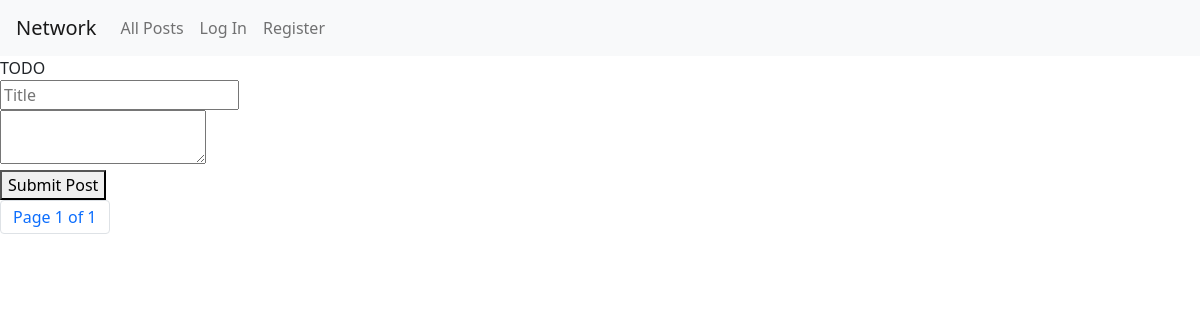
Before: / with the older database file.
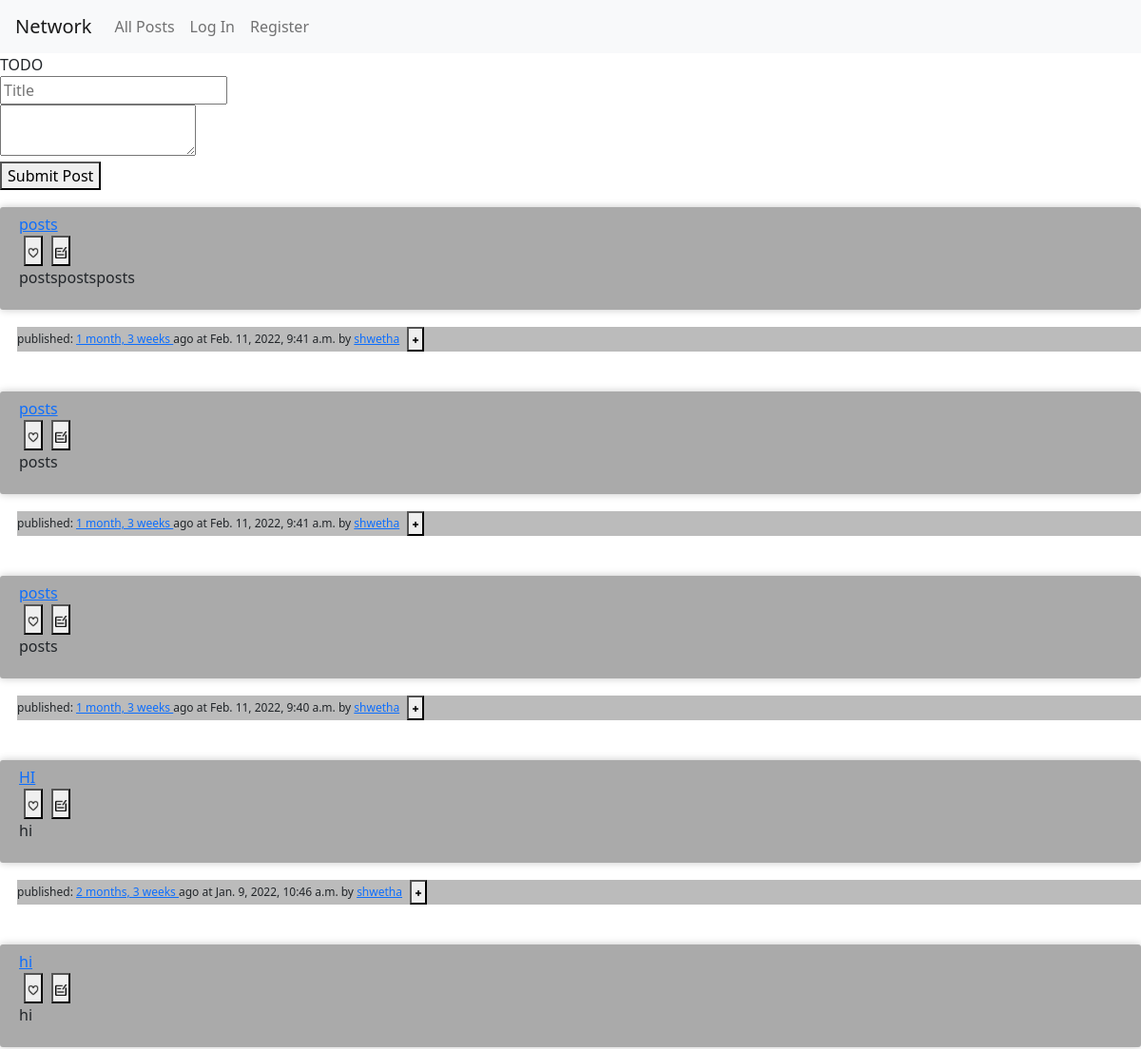
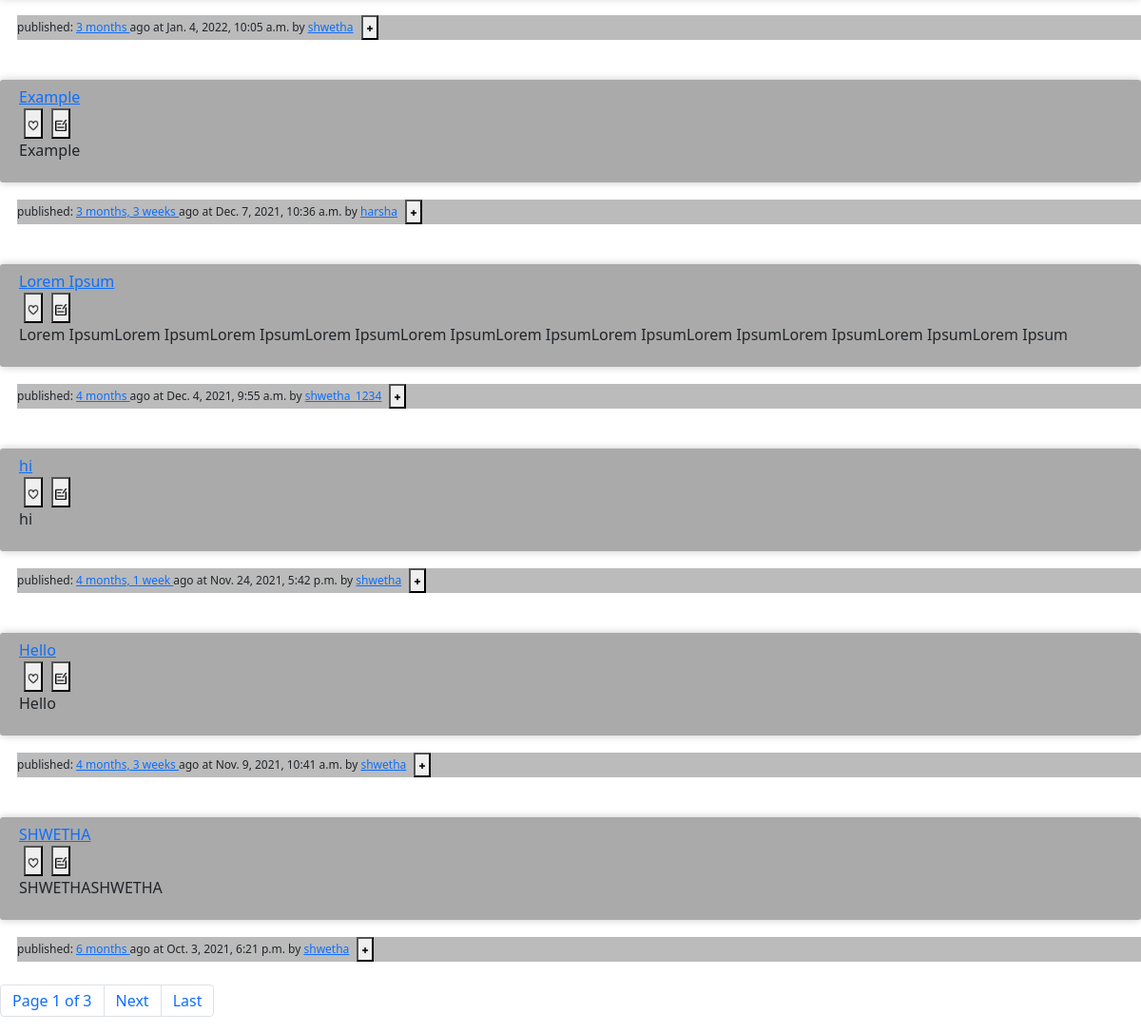
After: the same page with the newer database file (2 pictures, top to bottom).
### network/models.py (models this page shows)
class Post(models.Model):
    user_id = models.ForeignKey(User, on_delete=models.CASCADE)
    post_timestamp = models.DateTimeField(default=timezone.now)
    post_title = models.CharField(max_length=100)
    post_text = models.CharField(max_length=1000)

class User(AbstractUser):
    pass

### network/views.py (the view)
# urls.py: path("", PostListView.as_view(), name="index"),
class PostListView(ListView):
    model = Post
    template_name = 'network/index.html'  # <app>/<model>_<viewtype>.html
    context_object_name = 'posts'
    ordering = ['-post_timestamp']
    paginate_by = 10

### network/templates/network/index.html (shortened to what this page needs)
{% extends "network/layout.html" %}
{% block body %}
    TODO
    <div>
        <input type="text" id="new_title" name="new_title" maxlength="100" placeholder="Title"/>
        <br/>
        <textarea id="new_post" name="new_post" maxlength="2000" placeholder="Please write...">
        </textarea>
        <br/>
        <button onclick="submit_post()"> Submit Post </button>
    {% for post in page_obj %}
    {% include "./display_post.html" %}
    <br/>
    {% endfor %}
    <div class="pagination">
        <span class="step-links">
<nav aria-label="Page navigation example">
    <ul class="pagination">
            <li class="page-item"><a class="page-link" href="#">Page {{ page_obj.number }} of {{ page_obj.paginator.num_pages }}</a></li>
            {% if page_obj.has_next %}
            <li class="page-item"><a class="page-link" href="?page={{ page_obj.next_page_number }}">Next</a></li>
            <li class="page-item"><a class="page-link" href="?page={{ page_obj.paginator.num_pages }}">Last</a></li>
            {% endif %}
     </ul>
</nav>
 {% endblock %}

### network/templates/network/layout.html (shortened to what this page needs)
{% load static tailwind_tags %}
<!DOCTYPE html>
<html lang="en">
<head>
        <link rel="stylesheet" href="https://stackpath.bootstrapcdn.com/bootstrap/4.4.1/css/bootstrap.min.css">
        <link href="{% static 'network/styles.css' %}" rel="stylesheet">
        <link href="https://cdn.jsdelivr.net/npm/bootstrap@5.0.2/dist/css/bootstrap.min.css" rel="stylesheet">
    </head>
   <body class="bg-green-50">
       <nav class="navbar navbar-expand-lg navbar-light bg-light">
            <a class="navbar-brand" href="#">Network</a>
            <div>
              <ul class="navbar-nav mr-auto">
                <li class="nav-item">
                  <a class="nav-link" href="{% url 'index' %}">All Posts</a>
                </li>
                {% if user.is_authenticated %}
                    <li class="nav-item">
                        <a class="nav-link" href="/u/{{ profile_user.id}}/follows_posts">Following</a>
                    </li>
                    <li class="nav-item">
                        <a class="nav-link" href="{% url 'logout' %}">Log Out</a>
                    </li>
                {% else %}
                    <li class="nav-item">
                        <a class="nav-link" href="{% url 'login' %}">Log In</a>
                    </li>
                    <li class="nav-item">
                        <a class="nav-link" href="{% url 'register' %}">Register</a>
                    </li>
                {% endif %}
              </ul>
            </div>
          </nav>
        <div class="body">
            {% block body %}
            {% endblock %}
        </div>
    </body>
</html>

### network/templates/network/display_post.html (shortened to what this page needs)
{% load static %}
<div id="post_{{post.pk}}" style="transition:all 1s ease" class="post">
    <div id="post_title_id_{{post.pk}}" class="post-title">
        <a href="/post/{{ post.pk }}">{{ post.post_title }}</a>
    </div>
    <button onclick="like_post({{ post.pk }})" style="margin-left:5px;padding:2px">
        {% if user_liked_posts and post.pk in user_liked_posts %}
            <img id="like_{{post.pk}}" src="{% static 'images/liked_button.png' %}" width="12px" height="12px">
        {% else %}
            <img id="like_{{post.pk}}" src="{% static 'images/like_button.png' %}" width="12px" height="12px">
        {% endif %}
    </button>
    <button onclick="edit_post({{ post.pk }})" id="editpost" class="iconbutton" style="margin-left:5px;padding:2px; display: inline;">
        <img src="{% static 'images/edit_post.png' %}" width="12px" height="12px">
    </button>
    <div id="post_txt_{{post.pk}}" style="max-height:100px;overflow:hidden">
        <p class="post-format">{{ post.post_text|safe }}</p>
    </div>
</div>
<div class="post-username">
    published: <a href="/post/{{ post.pk }}">{{ post.post_timestamp | timesince}} </a> ago at {{post.post_timestamp}} by <a href="../u/{{ post.user_id.id }}">{{ post.user_id.username }}</a>
 {% if user_profile and post.user_id.id == user_profile.user_id.id %}
 That's you!
{% else %}
<button class="iconbutton" onclick="follow_user({{ post.user_id.id }})" style="margin-left:5px;padding:2px">
{% if user_followers and post.user_id.id in user_followers %}
 <img class="imagePath" id="useradd_{{ post.user_id.id }}" src="{% static 'images/follows.png' %}" width="10px" height="10px">
{% else %}
 <img class="imagePath" id="useradd_{{ post.user_id.id }}" src="{% static 'images/follow.png' %}" width="10px" height="10px">
{% endif %}
</button>
{% endif %}
</div>

### network/static/network/styles.css (style rules this page uses)
.post { background: #aaa; padding: 6px 6px 6px 20px; margin: 18px 0 18px; border-radius: 3px; box-shadow: 0 0 9px #c7c7c7; }
.post-username { margin-left: 18px; background: #bbb; font-size: 12px; }

Changed rows visible on the page:
added Post: post_title "posts", post_text "postspostsposts", post_timestamp "1 month, 3 weeks", post_timestamp "Feb. 11, 2022, 9:41 a.m.", user_id.username "shwetha"
added Post: post_title "posts", post_text "posts", post_timestamp "1 month, 3 weeks", post_timestamp "Feb. 11, 2022, 9:41 a.m.", user_id.username "shwetha"
added Post: post_title "posts", post_text "posts", post_timestamp "1 month, 3 weeks", post_timestamp "Feb. 11, 2022, 9:40 a.m.", user_id.username "shwetha"
added Post: post_title "HI", post_text "hi", post_timestamp "2 months, 3 weeks", post_timestamp "Jan. 9, 2022, 10:46 a.m.", user_id.username "shwetha"
added Post: post_title "hi", post_text "hi", post_timestamp "3 months", post_timestamp "Jan. 4, 2022, 10:05 a.m.", user_id.username "shwetha"
added Post: post_title "Example", post_text "Example", post_timestamp "3 months, 3 weeks", post_timestamp "Dec. 7, 2021, 10:36 a.m.", user_id.username "harsha"
added Post: post_title "Lorem Ipsum", post_text "Lorem IpsumLorem IpsumLorem IpsumLorem IpsumLorem IpsumLorem IpsumLorem IpsumLorem IpsumLorem IpsumLorem IpsumLorem Ipsum", post_timestamp "4 months", post_timestamp "Dec. 4, 2021, 9:55 a.m.", user_id.username "shwetha_1234"
added Post: post_title "hi", post_text "hi", post_timestamp "4 months, 1 week", post_timestamp "Nov. 24, 2021, 5:42 p.m.", user_id.username "shwetha"
added Post: post_title "Hello", post_text "Hello", post_timestamp "4 months, 3 weeks", post_timestamp "Nov. 9, 2021, 10:41 a.m.", user_id.username "shwetha"
added Post: post_title "SHWETHA", post_text "SHWETHASHWETHA", post_timestamp "6 months", post_timestamp "Oct. 3, 2021, 6:21 p.m.", user_id.username "shwetha"
Other visible differences:
{{ page_obj.paginator.num_pages }}: "1" → "3"
text now shown: "Next Last"
